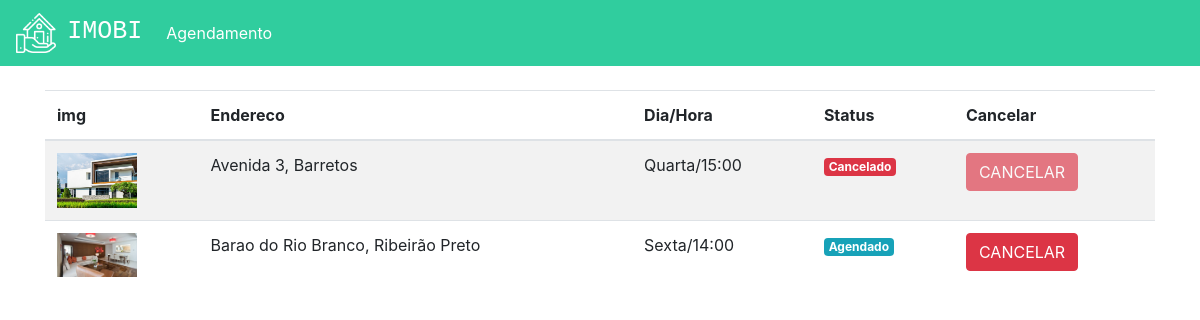
The app's page /agendamentos (signed in) with its own data.
### plataforma/models.py (models this page shows, shortened)
class Visita(models.Model):
    choices = ( ('S', 'Segunda'),
                ('T', 'Terça'),
                ('Q', 'Quarta'),
                ('QI', 'Quinta'),
                ('SE', 'Sexta'),
                ('SA', 'Sabado'),
                ('D', 'Domingo'))
    choices_status = (  ('A', 'Agendado'),
                        ('F', 'Finalizado'),
                        ('C', 'Cancelado'))
    imovel = models.ForeignKey(Imovel, on_delete=models.DO_NOTHING)
    usuario = models.ForeignKey(User, on_delete=models.DO_NOTHING)
    dia = models.CharField(max_length=20)
    horario = models.TimeField()
    status = models.CharField(max_length=1, choices=choices_status, default="A")

class Imovel(models.Model):
    choices = (('V', 'Venda'),
               ('A', 'Aluguel'))
    choices_imovel = (('A', 'Apartamento'),
                      ('C', 'Casa'))
    imagens = models.ManyToManyField(Imagem)
    valor = models.FloatField()
    quartos = models.IntegerField()
    tamanho = models.FloatField()
    cidade = models.ForeignKey(Cidade, on_delete=models.DO_NOTHING)
    rua = models.CharField(max_length=50)
    tipo = models.CharField(max_length=1, choices=choices)
    tipo_imovel = models.CharField(max_length=1, choices=choices_imovel)
    numero = models.IntegerField()
    descricao = models.TextField()
    dias_visita = models.ManyToManyField(DiasVisita)
    horarios = models.ManyToManyField(Horario)

class Imagem(models.Model):
    img = models.ImageField(upload_to='img')
    def __str__(self) -> str:
        return self.img.url

class Cidade(models.Model):
    nome = models.CharField(max_length=30)
    def __str__(self) -> str:
        return self.nome

### plataforma/views.py (the view)
# urls.py: path('agendamentos', views.agendamentos, name="agendamentos"),
def agendamentos(request):
    visitas = Visita.objects.filter(usuario=request.user)
    return render(request, "agendamentos.html", {'visitas': visitas})

### plataforma/templates/agendamentos.html (shortened to what this page needs)
{% extends 'base.html' %}
{% load static %}
{% block 'head' %}
<link rel="stylesheet" href="{% static 'plataforma/css/plataforma.css' %}">
{% endblock %}
{% block 'body' %}
<div class="container">
    <br>
    <table class="table table-striped">
        <thead>
            <tr>
                <th scope="col">img</th>
                <th scope="col">Endereco</th>
                <th scope="col">Dia/Hora</th>
                <th scope="col">Status</th>
                <th scope="col">Cancelar</th>
            </tr>
        </thead>
        <tbody>
            {% for visita in visitas %}
            <tr>
                <th><img width="80" src="{{visita.imovel.imagens.all.0}}"></th>
                <td>{{visita.imovel.rua}}, {{visita.imovel.cidade}}</td>
                <td>{{visita.dia}}/{{visita.horario}}</td>
                <td>
                    {% if visita.status == "A" %}
                    <span class="badge badge-info">Agendado</span>
                    {% endif %}
                    {% if visita.status == "C" %}
                    <span class="badge badge-danger">Cancelado</span>
                    {% endif %}
                </td>
                <td>
                    {% if visita.status == "A" %}
                    <a href="{% url 'cancelar_agendamento' visita.id %}" class="btn btn-danger">CANCELAR</a>
                    {% else %}
                    <a href="" class="btn btn-danger disabled">CANCELAR</a>
                    {% endif %}
                </td>
            </tr>
            {% endfor %}
        </tbody>
    </table>
</div>
{% endblock %}

### templates/base.html (shortened to what this page needs)
{% load static %}
<!doctype html>
<html lang="pt-BR">
<head>
    {% block 'head' %} {% endblock %}
    <link rel="stylesheet" href="https://cdn.jsdelivr.net/npm/bootstrap@4.6.1/dist/css/bootstrap.min.css">
</head>
<body>
    {% if user.is_authenticated %}
    <nav class="navbar navbar-expand-lg navbar-dark bg_navbar">
        <a class="navbar-brand" href="{% url 'home' %}">
            <img width="40" src="{% static 'autenticacao/img/logo.png' %}">
            &nbsp<h3 class="font_logo">IMOBI</h3>
        </a>
        <div class="collapse navbar-collapse" id="navbarNav">
            <ul class="navbar-nav">
                <li class="nav-item active">
                    <a class="nav-link" href="{% url 'agendamentos' %}">Agendamento</a>
                </li>
            </ul>
        </div>
    </nav>
    {% endif %}
    {% block 'body' %}
    {% endblock %}
</body>
</html>

### templates/static/plataforma/css/plataforma.css (style rules this page uses)
.bg_navbar { background-color: #30CD9E; }
.font_logo { font-family: 'Courier New', Courier, monospace; font-size: 25px; display: inline; }

### records on screen
Visita: imovel.imagens.all.0 (picture), imovel.rua "Avenida 3", imovel.cidade "Barretos", dia "Quarta", horario "15:00", status "Cancelado"
Visita: imovel.imagens.all.0 (picture), imovel.rua "Barao do Rio Branco", imovel.cidade "Ribeirão Preto", dia "Sexta", horario "14:00", status "Agendado"
